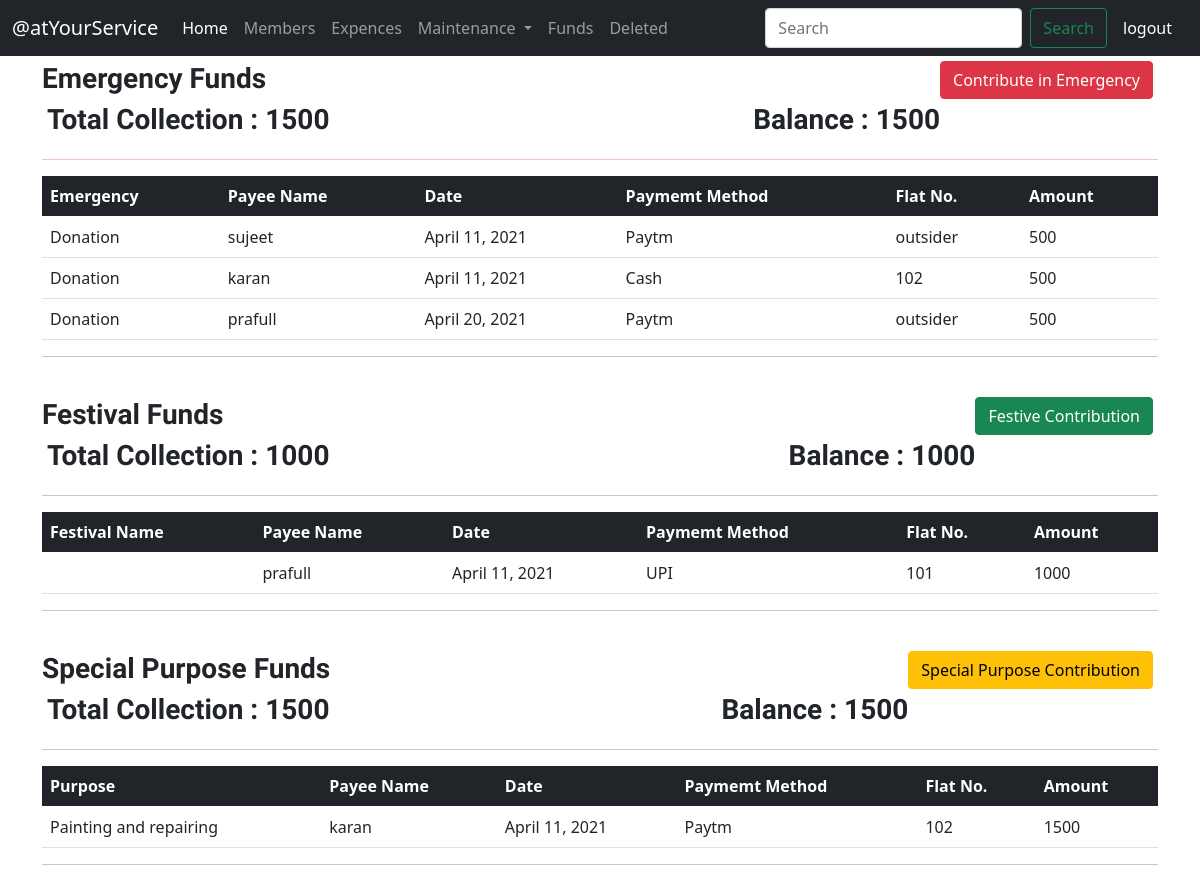
The app's page /Funds with its own data.
### main/models.py (models this page shows, shortened)
class Balance(models.Model):
    collection=models.IntegerField()
    this_month_collection=models.IntegerField()
    expence=models.IntegerField()
    this_month_expence=models.IntegerField()
    balance=models.IntegerField()

class EmergencyFunds(models.Model):
    Emergency_purpose=models.CharField(max_length=100)
    payee_name=models.CharField(max_length=30)
    date=models.DateField()
    payment_method=models.CharField(max_length=20)
    flat_no=models.CharField(max_length=20)
    amount=models.IntegerField()
    status=models.CharField(max_length=20)
    del_reason=models.CharField(max_length=50)

class FestivalFunds(models.Model):
    festival_name=models.CharField(max_length=50)
    payee_name=models.CharField(max_length=50)
    date=models.DateField()
    payment_method=models.CharField(max_length=20)
    flat_no=models.CharField(max_length=20)
    amount=models.IntegerField()
    status=models.CharField(max_length=20)
    del_reason=models.CharField(max_length=50)

class SpecialPurposeFunds(models.Model):
    special_purpose=models.CharField(max_length=100)
    payee_name=models.CharField(max_length=30)
    date=models.DateField()
    payment_method=models.CharField(max_length=20)
    flat_no=models.CharField(max_length=20)
    amount=models.IntegerField()
    status=models.CharField(max_length=20)
    del_reason=models.CharField(max_length=50)

### main/views.py (the view)
# urls.py: path('Funds',views.Funds,name='Funds'),
def Funds(request):
    emf=EmergencyFunds.objects.filter(status='active')
    fef=FestivalFunds.objects.filter(status='active')
    spf=SpecialPurposeFunds.objects.filter(status='active')
    balem=Balance.objects.get(id='2')
    balsp=Balance.objects.get(id='4')
    balfes=Balance.objects.get(id='3')
    params={'allm':allm, 'emf':emf, 'fef':fef, 'spf':spf,'balem':balem,'balsp':balsp,'balfes':balfes}
    return render(request,'Funds.html',params)

### main/templates/Funds.html (shortened to what this page needs)
{% extends 'basic.html' %}
{% block body%}
<div class="container">
    <p class="marks">Emergency Funds</p>
    <button class="btn btn-danger float-right" style="margin-bottom: 5px; margin-right: 5px;" data-bs-toggle="modal"
        data-bs-target="#emergency">Contribute in Emergency</button>
        <div class=balsheet>
            <p class="marks">Total Collection : {{ balem.collection}}</p>
            <p class="marks float-right">Balance : {{ balem.balance }}</p>
        </div>
    <hr style="color: red; ">
    <table class="table table-hover">
        <thead class="table-dark">
            <tr>
                <th>Emergency</th>
                <th>Payee Name</th>
                <th>Date</th>
                <th>Paymemt Method</th>
                <th>Flat No.</th>
                <th>Amount</th>
            </tr>
        </thead>
        <tbody>
            {% for i in emf %}
            <tr>
                <td> {{i.Emergency_purpose}} </td>
                <td>{{ i.payee_name }}</td>
                <td>{{ i.date }}</td>
                <td>{{i.payment_method}}</td>
                <td>{{ i.flat_no }}</td>
                <td>{{ i.amount }}</td>
            </tr>
            {% endfor %}
        </tbody>
    </table>
    <hr><br>
    <p class="marks">Festival Funds</p>
    <button class="btn btn-success float-right" style="margin-bottom: 5px; margin-right: 5px;" data-bs-toggle="modal"
        data-bs-target="#festive">Festive Contribution</button>
    <div class=balsheet>
        <p class="marks">Total Collection : {{ balfes.collection}}</p>
        <p class="marks float-right">Balance : {{ balfes.balance }}</p>
    </div>
    <hr>
    <table class="table table-hover">
        <thead class="table-dark">
            <tr>
                <th>Festival Name</th>
                <th>Payee Name</th>
                <th>Date</th>
                <th>Paymemt Method</th>
                <th>Flat No.</th>
                <th>Amount</th>
            </tr>
        </thead>
        <tbody>
            {% for i in fef %}
            <tr>
                <td> {{i.fistival_name}} </td>
                <td>{{ i.payee_name }}</td>
                <td>{{ i.date }}</td>
                <td>{{i.payment_method}}</td>
                <td>{{ i.flat_no }}</td>
                <td>{{ i.amount }}</td>
            </tr>
            {% endfor %}
        </tbody>
    </table>
    <hr><br>
    <p class="marks">Special Purpose Funds</p>
    <button class="btn btn-warning float-right" style="margin-bottom: 5px; margin-right: 5px;" data-bs-toggle="modal"
        data-bs-target="#special">Special Purpose Contribution</button>
    <div class=balsheet>
        <p class="marks">Total Collection : {{ balsp.collection}}</p>
        <p class="marks float-right">Balance : {{ balsp.balance }}</p>
    </div>
    <hr>
    <table class="table table-hover">
        <thead class="table-dark">
            <tr>
                <th>Purpose</th>
                <th>Payee Name</th>
                <th>Date</th>
                <th>Paymemt Method</th>
                <th>Flat No.</th>
                <th>Amount</th>
            </tr>
        </thead>
        <tbody>
            {% for i in spf %}
            <tr>
                <td> {{i.special_purpose}} </td>
                <td>{{ i.payee_name }}</td>
                <td>{{ i.date }}</td>
                <td>{{i.payment_method}}</td>
                <td>{{ i.flat_no }}</td>
                <td>{{ i.amount }}</td>
            </tr>
            {% endfor %}
        </tbody>
    </table>
    <hr>
</div>
{% endblock%}

### main/templates/basic.html (style rules this page uses)
.container { padding-top: 5px; }
.float-right { display: inline; float: right; }
.marks { font-size: 28px; font-weight: bolder; display: inline; line-height: 36px; font-family: 'New Tegomin', serif; }
.balsheet { padding: 5px 5px; }

### records on screen
Balance: collection "1500", balance "1500"
EmergencyFunds: Emergency_purpose "Donation", payee_name "sujeet", date "April 11, 2021", payment_method "Paytm", flat_no "outsider", amount "500"
EmergencyFunds: Emergency_purpose "Donation", payee_name "karan", date "April 11, 2021", payment_method "Cash", flat_no "102", amount "500"
EmergencyFunds: Emergency_purpose "Donation", payee_name "prafull", date "April 20, 2021", payment_method "Paytm", flat_no "outsider", amount "500"
Balance: collection "1000", balance "1000"
FestivalFunds: payee_name "prafull", date "April 11, 2021", payment_method "UPI", flat_no "101", amount "1000"
Balance: collection "1500", balance "1500"
SpecialPurposeFunds: special_purpose "Painting and repairing", payee_name "karan", date "April 11, 2021", payment_method "Paytm", flat_no "102", amount "1500"
